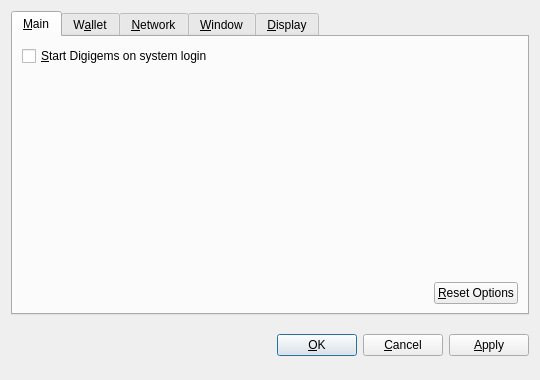
<?xml version="1.0" encoding="UTF-8"?>
<ui version="4.0">
 <class>OptionsDialog</class>
 <widget class="QDialog" name="OptionsDialog">
  <property name="geometry">
   <rect>
    <x>0</x>
    <y>0</y>
    <width>540</width>
    <height>380</height>
   </rect>
  </property>
  <property name="windowTitle">
   <string>Options</string>
  </property>
  <property name="modal">
   <bool>true</bool>
  </property>
  <layout class="QVBoxLayout" name="verticalLayout">
   <item>
    <widget class="QTabWidget" name="tabWidget">
     <property name="tabPosition">
      <enum>QTabWidget::North</enum>
     </property>
     <property name="currentIndex">
      <number>0</number>
     </property>
     <widget class="QWidget" name="tabMain">
      <attribute name="title">
       <string>&amp;Main</string>
      </attribute>
      <layout class="QVBoxLayout" name="verticalLayout_Main">
       <item>
        <widget class="QCheckBox" name="bitcoinAtStartup">
         <property name="toolTip">
          <string>Automatically start Digigems after logging in to the system.</string>
         </property>
         <property name="text">
          <string>&amp;Start Digigems on system login</string>
         </property>
        </widget>
       </item>
       <item>
        <spacer name="verticalSpacer_Main">
         <property name="orientation">
          <enum>Qt::Vertical</enum>
         </property>
         <property name="sizeHint" stdset="0">
          <size>
           <width>20</width>
           <height>40</height>
          </size>
         </property>
        </spacer>
       </item>
       <item>
        <layout class="QHBoxLayout" name="horizontalLayout_2_Main">
         <item>
          <spacer name="horizontalSpacer_2_Main">
           <property name="orientation">
            <enum>Qt::Horizontal</enum>
           </property>
           <property name="sizeHint" stdset="0">
            <size>
             <width>40</width>
             <height>20</height>
            </size>
           </property>
          </spacer>
         </item>
         <item>
          <widget class="QPushButton" name="resetButton">
           <property name="toolTip">
            <string>Reset all client options to default.</string>
           </property>
           <property name="text">
            <string>&amp;Reset Options</string>
           </property>
           <property name="autoDefault">
            <bool>false</bool>
           </property>
          </widget>
         </item>
        </layout>
       </item>
      </layout>
     </widget>
     <widget class="QWidget" name="tabWallet">
      <attribute name="title">
       <string>W&amp;allet</string>
      </attribute>
      <layout class="QVBoxLayout" name="verticalLayout_Network">
       <item>
        <widget class="QLabel" name="transactionFeeInfoLabel">
         <property name="text">
          <string>Optional transaction fee per kB that helps make sure your transactions are processed quickly. Most transactions are 1 kB.</string>
         </property>
         <property name="textFormat">
          <enum>Qt::PlainText</enum>
         </property>
         <property name="wordWrap">
          <bool>true</bool>
         </property>
        </widget>
       </item>
       <item>
        <layout class="QHBoxLayout" name="horizontalLayout_1_Main">
         <item>
          <widget class="QLabel" name="transactionFeeLabel">
           <property name="text">
            <string>Pay transaction &amp;fee</string>
           </property>
           <property name="textFormat">
            <enum>Qt::PlainText</enum>
           </property>
           <property name="buddy">
            <cstring>transactionFee</cstring>
           </property>
          </widget>
         </item>
         <item>
          <widget class="BitcoinAmountField" name="transactionFee"/>
         </item>
         <item>
          <spacer name="horizontalSpacer_1_Main">
           <property name="orientation">
            <enum>Qt::Horizontal</enum>
           </property>
           <property name="sizeHint" stdset="0">
            <size>
             <width>40</width>
             <height>20</height>
            </size>
           </property>
          </spacer>
         </item>
        </layout>
       </item>
       <item>
        <widget class="QLabel" name="label">
         <property name="text">
          <string>If you disable the spending of unconfirmed change, the change from a transaction cannot be used until that transaction has at least one confirmation. This also affects how your balance is computed.</string>
         </property>
         <property name="wordWrap">
          <bool>true</bool>
         </property>
        </widget>
       </item>
       <item>
        <widget class="QCheckBox" name="spendZeroConfChange">
         <property name="text">
          <string>Spend unconfirmed change  (experts only)</string>
         </property>
        </widget>
       </item>
       <item>
        <spacer name="verticalSpacer">
         <property name="orientation">
          <enum>Qt::Vertical</enum>
         </property>
         <property name="sizeHint" stdset="0">
          <size>
           <width>20</width>
           <height>40</height>
          </size>
         </property>
        </spacer>
       </item>
      </layout>
     </widget>
     <widget class="QWidget" name="tabNetwork">
      <attribute name="title">
       <string>&amp;Network</string>
      </attribute>
      <layout class="QVBoxLayout" name="verticalLayout_Network">
       <item>
        <widget class="QCheckBox" name="mapPortUpnp">
         <property name="toolTip">
          <string>Automatically open the Digigems client port on the router. This only works when your router supports UPnP and it is enabled.</string>
         </property>
         <property name="text">
          <string>Map port using &amp;UPnP</string>
         </property>
        </widget>
       </item>
       <item>
        <widget class="QCheckBox" name="connectSocks">
         <property name="toolTip">
          <string>Connect to the Digigems network through a SOCKS proxy (e.g. when connecting through Tor).</string>
         </property>
         <property name="text">
          <string>&amp;Connect through SOCKS proxy:</string>
         </property>
        </widget>
       </item>
       <item>
        <layout class="QHBoxLayout" name="horizontalLayout_Network">
         <item>
          <widget class="QLabel" name="proxyIpLabel">
           <property name="text">
            <string>Proxy &amp;IP:</string>
           </property>
           <property name="textFormat">
            <enum>Qt::PlainText</enum>
           </property>
           <property name="buddy">
            <cstring>proxyIp</cstring>
           </property>
          </widget>
         </item>
         <item>
          <widget class="QValidatedLineEdit" name="proxyIp">
           <property name="maximumSize">
            <size>
             <width>140</width>
             <height>16777215</height>
            </size>
           </property>
           <property name="toolTip">
            <string>IP address of the proxy (e.g. 127.0.0.1)</string>
           </property>
          </widget>
         </item>
         <item>
          <widget class="QLabel" name="proxyPortLabel">
           <property name="text">
            <string>&amp;Port:</string>
           </property>
           <property name="textFormat">
            <enum>Qt::PlainText</enum>
           </property>
           <property name="buddy">
            <cstring>proxyPort</cstring>
           </property>
          </widget>
         </item>
         <item>
          <widget class="QLineEdit" name="proxyPort">
           <property name="maximumSize">
            <size>
             <width>55</width>
             <height>16777215</height>
            </size>
           </property>
           <property name="toolTip">
            <string>Port of the proxy (e.g. 9050)</string>
           </property>
          </widget>
         </item>
         <item>
          <widget class="QLabel" name="socksVersionLabel">
           <property name="text">
            <string>SOCKS &amp;Version:</string>
           </property>
           <property name="textFormat">
            <enum>Qt::PlainText</enum>
           </property>
           <property name="buddy">
            <cstring>socksVersion</cstring>
           </property>
          </widget>
         </item>
         <item>
          <widget class="QValueComboBox" name="socksVersion">
           <property name="toolTip">
            <string>SOCKS version of the proxy (e.g. 5)</string>
           </property>
          </widget>
         </item>
         <item>
          <spacer name="horizontalSpacer_Network">
           <property name="orientation">
            <enum>Qt::Horizontal</enum>
           </property>
           <property name="sizeHint" stdset="0">
            <size>
             <width>40</width>
             <height>20</height>
            </size>
           </property>
          </spacer>
         </item>
        </layout>
       </item>
       <item>
        <spacer name="verticalSpacer_Network">
         <property name="orientation">
          <enum>Qt::Vertical</enum>
         </property>
         <property name="sizeHint" stdset="0">
          <size>
           <width>20</width>
           <height>40</height>
          </size>
         </property>
        </spacer>
       </item>
      </layout>
     </widget>
     <widget class="QWidget" name="tabWindow">
      <attribute name="title">
       <string>&amp;Window</string>
      </attribute>
      <layout class="QVBoxLayout" name="verticalLayout_Window">
       <item>
        <widget class="QCheckBox" name="minimizeToTray">
         <property name="toolTip">
          <string>Show only a tray icon after minimizing the window.</string>
         </property>
         <property name="text">
          <string>&amp;Minimize to the tray instead of the taskbar</string>
         </property>
        </widget>
       </item>
       <item>
        <widget class="QCheckBox" name="minimizeOnClose">
         <property name="toolTip">
          <string>Minimize instead of exit the application when the window is closed. When this option is enabled, the application will be closed only after selecting Quit in the menu.</string>
         </property>
         <property name="text">
          <string>M&amp;inimize on close</string>
         </property>
        </widget>
       </item>
       <item>
        <spacer name="verticalSpacer_Window">
         <property name="orientation">
          <enum>Qt::Vertical</enum>
         </property>
         <property name="sizeHint" stdset="0">
          <size>
           <width>20</width>
           <height>40</height>
          </size>
         </property>
        </spacer>
       </item>
      </layout>
     </widget>
     <widget class="QWidget" name="tabDisplay">
      <attribute name="title">
       <string>&amp;Display</string>
      </attribute>
      <layout class="QVBoxLayout" name="verticalLayout_Display">
       <item>
        <layout class="QHBoxLayout" name="horizontalLayout_1_Display">
         <item>
          <widget class="QLabel" name="langLabel">
           <property name="text">
            <string>User Interface &amp;language:</string>
           </property>
           <property name="textFormat">
            <enum>Qt::PlainText</enum>
           </property>
           <property name="buddy">
            <cstring>lang</cstring>
           </property>
          </widget>
         </item>
         <item>
          <widget class="QValueComboBox" name="lang">
           <property name="toolTip">
            <string>The user interface language can be set here. This setting will take effect after restarting Digigems.</string>
           </property>
          </widget>
         </item>
        </layout>
       </item>
       <item>
        <layout class="QHBoxLayout" name="horizontalLayout_2_Display">
         <item>
          <widget class="QLabel" name="unitLabel">
           <property name="text">
            <string>&amp;Unit to show amounts in:</string>
           </property>
           <property name="textFormat">
            <enum>Qt::PlainText</enum>
           </property>
           <property name="buddy">
            <cstring>unit</cstring>
           </property>
          </widget>
         </item>
         <item>
          <widget class="QValueComboBox" name="unit">
           <property name="toolTip">
            <string>Choose the default subdivision unit to show in the interface and when sending coins.</string>
           </property>
          </widget>
         </item>
        </layout>
       </item>
       <item>
        <widget class="QCheckBox" name="displayAddresses">
         <property name="toolTip">
          <string>Whether to show Digigems addresses in the transaction list or not.</string>
         </property>
         <property name="text">
          <string>&amp;Display addresses in transaction list</string>
         </property>
        </widget>
       </item>
       <item>
        <widget class="QCheckBox" name="coinControlFeatures">
         <property name="toolTip">
          <string>Whether to show coin control features or not.</string>
         </property>
         <property name="text">
          <string>Display coin &amp;control features (experts only!)</string>
         </property>
        </widget>
       </item>
       <item>
        <spacer name="verticalSpacer_Display">
         <property name="orientation">
          <enum>Qt::Vertical</enum>
         </property>
         <property name="sizeHint" stdset="0">
          <size>
           <width>20</width>
           <height>40</height>
          </size>
         </property>
        </spacer>
       </item>
      </layout>
     </widget>
    </widget>
   </item>
   <item>
    <layout class="QHBoxLayout" name="horizontalLayout_Buttons">
     <item>
      <spacer name="horizontalSpacer_1">
       <property name="orientation">
        <enum>Qt::Horizontal</enum>
       </property>
       <property name="sizeHint" stdset="0">
        <size>
         <width>40</width>
         <height>48</height>
        </size>
       </property>
      </spacer>
     </item>
     <item>
      <widget class="QLabel" name="statusLabel">
       <property name="font">
        <font>
         <weight>75</weight>
         <bold>true</bold>
        </font>
       </property>
       <property name="text">
        <string/>
       </property>
       <property name="textFormat">
        <enum>Qt::PlainText</enum>
       </property>
       <property name="wordWrap">
        <bool>true</bool>
       </property>
      </widget>
     </item>
     <item>
      <spacer name="horizontalSpacer_2">
       <property name="orientation">
        <enum>Qt::Horizontal</enum>
       </property>
       <property name="sizeHint" stdset="0">
        <size>
         <width>40</width>
         <height>48</height>
        </size>
       </property>
      </spacer>
     </item>
     <item>
      <widget class="QPushButton" name="okButton">
       <property name="text">
        <string>&amp;OK</string>
       </property>
      </widget>
     </item>
     <item>
      <widget class="QPushButton" name="cancelButton">
       <property name="text">
        <string>&amp;Cancel</string>
       </property>
       <property name="autoDefault">
        <bool>false</bool>
       </property>
      </widget>
     </item>
     <item>
      <widget class="QPushButton" name="applyButton">
       <property name="text">
        <string>&amp;Apply</string>
       </property>
       <property name="autoDefault">
        <bool>false</bool>
       </property>
      </widget>
     </item>
    </layout>
   </item>
  </layout>
 </widget>
 <customwidgets>
  <customwidget>
   <class>BitcoinAmountField</class>
   <extends>QSpinBox</extends>
   <header>bitcoinamountfield.h</header>
  </customwidget>
  <customwidget>
   <class>QValueComboBox</class>
   <extends>QComboBox</extends>
   <header>qvaluecombobox.h</header>
  </customwidget>
  <customwidget>
   <class>QValidatedLineEdit</class>
   <extends>QLineEdit</extends>
   <header>qvalidatedlineedit.h</header>
  </customwidget>
 </customwidgets>
 <resources/>
 <connections/>
</ui>
